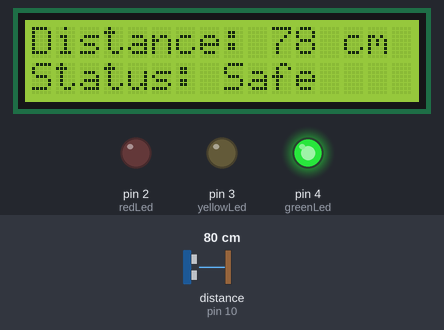
A sketch run on a simulated Arduino Uno, built with avr-gcc and run on an emulated ATmega328P. Shown: 16×2 character LCD, output pins drawn as LEDs (lit = HIGH). Wiring (inferred from the names in the program): ultrasonic range finder: trigger pin 9; echo pin 10. The inputs (shaded band) are chosen by the test bench; at power-on: distance to the obstacle (sensor on pin 10) 80 cm. The echo pulse lasts 58.3 µs per cm; pins used as bus, display or sensor lines are not drawn.

Above: at 1.2 s.
1.3 s: distance to the obstacle (sensor on pin 10) set to 23 cm
At 1.8 s:
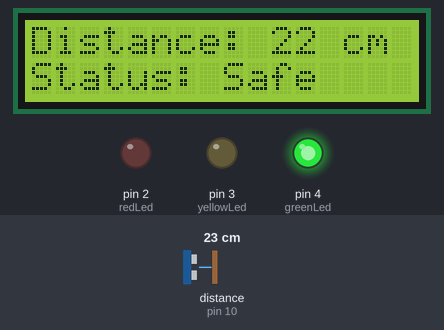
3.0 s: distance to the obstacle (sensor on pin 10) set to 20 cm
At 3.5 s:
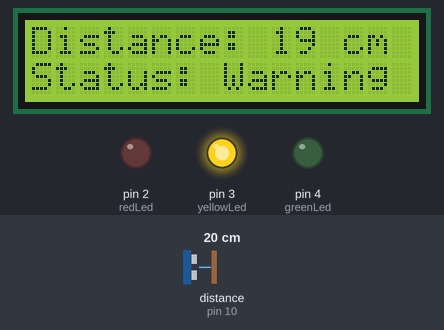
4.6 s: distance to the obstacle (sensor on pin 10) set to 2 cm
At 6.6 s:
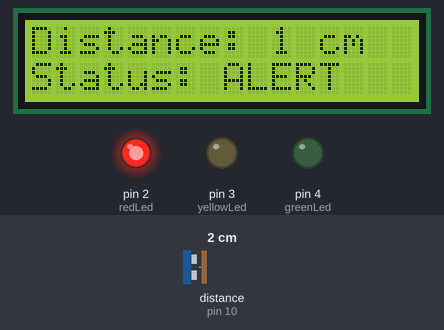
Timing chart, 0 to 8.1 s (numbered marks = the images above; inputs shaded):
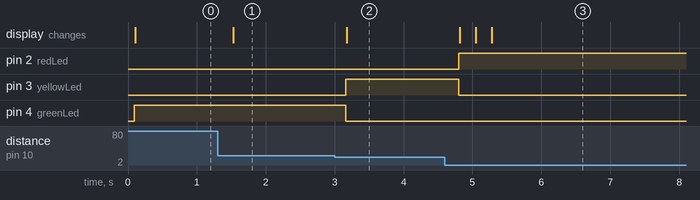

Measured:
- the behaviour switches between 22 and 21 cm on distance to the obstacle (sensor on pin 10) (found by bisection; images 1 and 2)
- after the input at 1.3 s, the display: changes after 0.23 s (image 1)
- after the input at 3.0 s, pin 3 (yellowLed): LOW → HIGH after 0.16 s; pin 4 (greenLed): HIGH → LOW after 0.16 s; the display: changes after 0.17 s (image 2)
- after the input at 4.6 s, pin 2 (redLed): LOW → HIGH after 0.20 s; pin 3 (yellowLed): HIGH → LOW after 0.20 s; the display: changes after 0.22 s (image 3)

The sketch:

Smart_Parking.ino
```cpp
#include <Wire.h>
#include <LiquidCrystal_I2C.h>

LiquidCrystal_I2C lcd(0x27, 16, 2);

const int trigPin = 9;
const int echoPin = 10;
const int redLed = 2;
const int yellowLed = 3;
const int greenLed = 4;

long duration;
int distance;

void setup() {
  lcd.init();
  lcd.backlight();

  pinMode(trigPin, OUTPUT);
  pinMode(echoPin, INPUT);
  pinMode(redLed, OUTPUT);
  pinMode(yellowLed, OUTPUT);
  pinMode(greenLed, OUTPUT);

  Serial.begin(9600);
}

void loop() {
  digitalWrite(trigPin, LOW);
  delayMicroseconds(2);
  digitalWrite(trigPin, HIGH);
  delayMicroseconds(10);
  digitalWrite(trigPin, LOW);

  duration = pulseIn(echoPin, HIGH);

  distance = duration * 0.034 / 2;

  lcd.clear();
  lcd.setCursor(0, 0);
  lcd.print("Distance: ");
  lcd.print(distance);
  lcd.print(" cm ");

  if (distance > 20) {
    digitalWrite(greenLed, HIGH);
    digitalWrite(yellowLed, LOW);
    digitalWrite(redLed, LOW);
    lcd.setCursor(0, 1);
    lcd.print("Status: Safe   ");
  }
  else if (distance <= 20 && distance > 10) {
    digitalWrite(greenLed, LOW);
    digitalWrite(yellowLed, HIGH);
    digitalWrite(redLed, LOW);
    lcd.setCursor(0, 1);
    lcd.print("Status: Warning");
  }
  else {
    digitalWrite(greenLed, LOW);
    digitalWrite(yellowLed, LOW);
    digitalWrite(redLed, HIGH);
    lcd.setCursor(0, 1);
    lcd.print("Status: ALERT  ");
  }
  delay(200);
}
```
